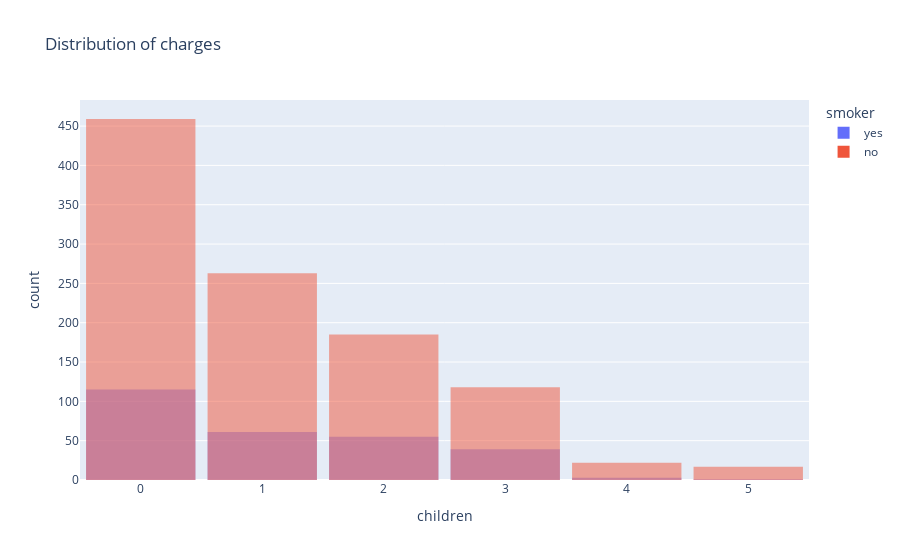

Source (notebook cell):
### Markdown cell above
### HW3_1 Conclusion: smoker vs region

- For non-smokers, the distribution of residence across regions looks the same.
- There is a higher proportion of smokers in the Southeast region (91), while in other regions the number is around 60.

### Code cell
fig_4 = px.histogram(medical_df, x="children", color="smoker",  title="Distribution of charges",barmode="overlay")
fig_4.update_layout(bargap=0.1)
fig_4.show()

### Figure 1 — Plotly figure (JSON) as saved in the notebook; plotly's stock layout.template omitted (floating-point values rounded to 4 significant figures; data arrays with more than 128 entries replaced by an {"elided": "..."} marker saying what was removed)
{"data": [{"alignmentgroup": "True", "bingroup": "x", "hovertemplate": "smoker=yes<br>children=%{x}<br>count=%{y}<extra></extra>", "legendgroup": "yes", "marker": {"color": "#636efa", "opacity": 0.5, "pattern": {"shape": ""}}, "name": "yes", "offsetgroup": "yes", "orientation": "v", "showlegend": true, "type": "histogram", "x": {"elided": "274 int values"}, "xaxis": "x", "yaxis": "y"}, {"alignmentgroup": "True", "bingroup": "x", "hovertemplate": "smoker=no<br>children=%{x}<br>count=%{y}<extra></extra>", "legendgroup": "no", "marker": {"color": "#EF553B", "opacity": 0.5, "pattern": {"shape": ""}}, "name": "no", "offsetgroup": "no", "orientation": "v", "showlegend": true, "type": "histogram", "x": {"elided": "1064 int values"}, "xaxis": "x", "yaxis": "y"}], "layout": {"bargap": 0.1, "barmode": "overlay", "legend": {"title": {"text": "smoker"}, "tracegroupgap": 0}, "title": {"text": "Distribution of charges"}, "xaxis": {"anchor": "y", "domain": [0, 1], "title": {"text": "children"}}, "yaxis": {"anchor": "x", "domain": [0, 1], "title": {"text": "count"}}}}
